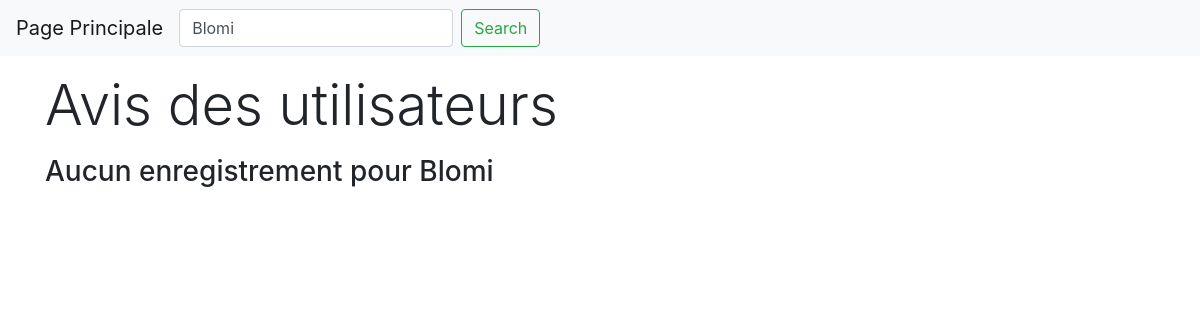
The page /Projet1.0/avis.php?search=Blomi on the database as committed earlier.
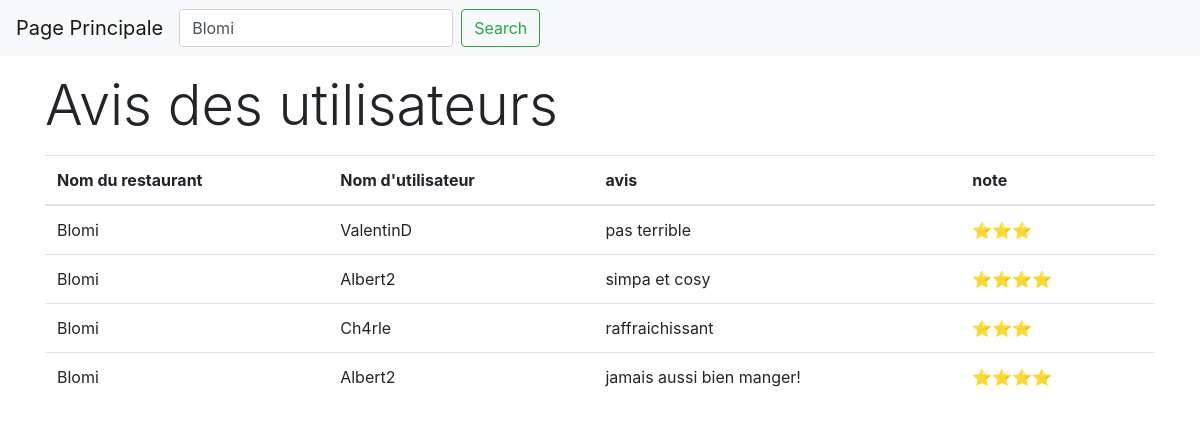
The same page on the database as committed later.
### tables this page shows
CREATE TABLE IF NOT EXISTS `avis` (
  `ID_avis` int(11) NOT NULL AUTO_INCREMENT,
  `pseudo_user` varchar(20) NOT NULL,
  `name_rest` varchar(120) NOT NULL,
  `note` smallint(6) NOT NULL,
  `avis` text NOT NULL,
  PRIMARY KEY (`ID_avis`),
  KEY `ID_rest` (`name_rest`),
  KEY `lien id-user` (`pseudo_user`)
);

### Projet1.0/avis.php (the view, shortened to what this page needs)
<?php
require 'partials/header_avis.php';
require 'src/tools.php';
$dbh = connect();
if (!isset($_GET['search'])) {
    $sql = "SELECT s.ID_avis, s.name_rest,s.avis, s.note,s.pseudo_user
    FROM avis s
    order by name_rest";
    $result = $dbh->prepare($sql);
}
else {
    $sql ="SELECT s.ID_avis, s.name_rest,s.avis, s.note, s.pseudo_user
    FROM avis s
    WHERE s.name_rest LIKE :search
    order by name_rest";
    $result = $dbh->prepare($sql);
    $result->bindValue('search', '%'.$_GET['search']. '%', PDO::PARAM_STR);
}
$result->execute();
$websites = $result->fetchAll()
?>
    <main class="container">
        <section id="listing">
            <h3 class="display-4 my-3">Avis des utilisateurs</h3>
            <div class="row">
                <div class="col-md-12">
                    <?php if (count($websites)) : ?>
                        <table class="table table-hover">
                            <thead>
                            <tr>
                                <th>Nom du restaurant</th>
                                <th>Nom d'utilisateur</th>
                                <th>avis</th>
                                <th>note</th>
                            </tr>
                            </thead>
                            <tbody>
                            <?php foreach ($websites as $website) : ?>
                                <tr>
                                    <td><?= $website->name_rest ?></td>
                                    <td><?= $website->pseudo_user ?></td>
                                    <td><?= $website->avis ?></td>
                                    <td><?= stars($website->note) ?></td>
                                </tr>
                            <?php endforeach; ?>
                            </tbody>
                        </table>
                    <?php else: ?>
                        <h3>Aucun enregistrement pour <?= $_GET['search'] ?></h3>
                    <?php endif; ?>
                </div>
            </div>
        </section>
    </main>
<?php
require 'partials/footer.php';
?>

### Projet1.0/src/tools.php (shortened to what this page needs)
<?php
function stars($arg) {
    $max = 5;
    $etoiles = '';
    for ($i = 1; $i <= $arg; $i++) {
        $etoiles .= '⭐';
    }
    $nbrEtoileGrise = $max - $arg;
    for ($i = 1; $i <= $nbrEtoileGrise; $i++) {
        $etoiles .= '<i class="icofont-star"></i>';
    }
    return $etoiles;
}

Rows that differ between the two databases and show on the page:
added avis: name_rest "Blomi", pseudo_user "ValentinD", avis "pas terrible", note "⭐⭐⭐"
added avis: name_rest "Blomi", pseudo_user "Albert2", avis "simpa et cosy", note "⭐⭐⭐⭐"
added avis: name_rest "Blomi", pseudo_user "Ch4rle", avis "raffraichissant", note "⭐⭐⭐"
added avis: name_rest "Blomi", pseudo_user "Albert2", avis "jamais aussi bien manger!", note "⭐⭐⭐⭐"
Other text that changed with them:
$_GET['search']: "Blomi" → (not shown)
text no longer shown: "Aucun enregistrement pour"
text now shown: "Nom du restaurant Nom d'utilisateur avis note"
